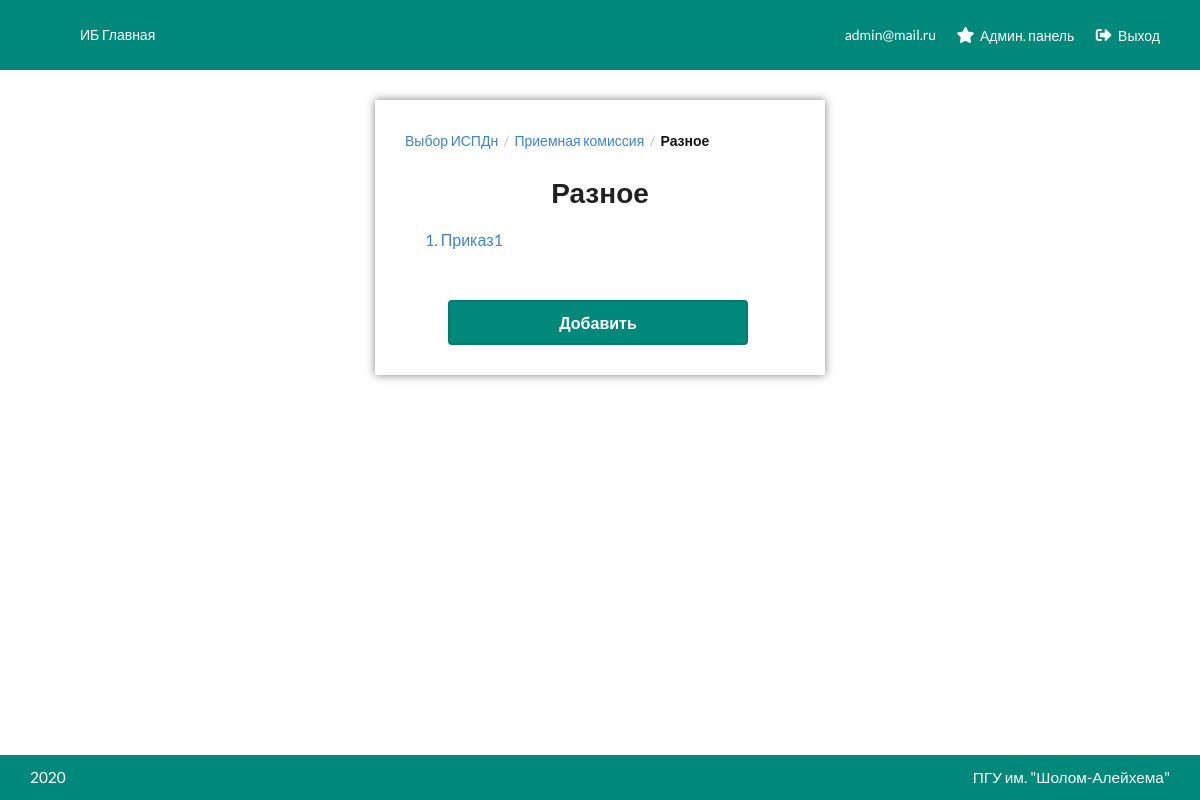
The page /ispdn/1/raznoe/ (signed in) on the database its author committed.
### Accounts/models.py (models this page shows, shortened)
class User(AbstractBaseUser, PermissionsMixin):
    objects = MyUserManager()
    email = models.EmailField(_('email address'), unique=True)
    last_name = models.CharField(max_length=128, verbose_name='Фамилия')
    first_name = models.CharField(max_length=128, verbose_name='Имя')
    surname = models.CharField(max_length=128, verbose_name='Отчество')
    is_staff = models.BooleanField(default=False, verbose_name='Персонал')
    is_active = models.BooleanField(default=True, verbose_name='Активный')
    date_joined = models.DateTimeField(default=timezone.now, verbose_name='Дата регистрации')
    dolzhnost = models.CharField(max_length=64, default='', verbose_name='Должность')
    gr_key = models.CharField(max_length=16, default=None, null=True, blank=True, verbose_name='Графический ключ')
    USERNAME_FIELD = 'email'
    REQUIRED_FIELDS = []
    class Meta:
        ordering = ['id']
        verbose_name = 'Пользователь'
        verbose_name_plural = 'Пользователи'

### Ispdn/models.py (models this page shows, shortened)
class Ispdn(models.Model):
    objects = MyManager()
    nomer = models.CharField(max_length=32, verbose_name='Номер')
    name = models.CharField(max_length=256, verbose_name='Название')
    start_date = models.DateField(null=True, blank=True)
    end_date = models.DateField(null=True, blank=True)
    prikaz = models.ManyToManyField('Prikaz', related_name='ispdns', blank=True)
    instruct = models.ManyToManyField('Instruct', related_name='ispdns', blank=True)
    rukovodstvo = models.ManyToManyField('Rukovodstvo', related_name='ispdns', blank=True)
    polozhenie = models.ManyToManyField('Polozhenie', related_name='ispdns', blank=True)
    po = models.ManyToManyField('ProgOb', related_name='ispdns', blank=True)
    raznoe = models.ManyToManyField('Raznoe', related_name='ispdns', blank=True)
    class Meta:
        verbose_name = 'ИСПДн'
        verbose_name_plural = 'ИСПДн'

class Raznoe(models.Model):
    def content_file_name(instance, filename):
        return ispdn_filename('raznoe', Raznoe, filename)
    objects = MyManager()
    name = models.CharField(max_length=256, verbose_name='Название')
    file = models.FileField(null=True, upload_to=content_file_name)
    class Meta:
        verbose_name = 'Разное'
        verbose_name_plural = "Разное"

### Ispdn/views.py (the view)
# urls.py: path('raznoe/', raznoe, name='raznoe_all'),
def raznoe(request, ispdn_id=None):
    return instance_list(request, ispdn_id, template='Ispdn/TableList/Raznoe.html', model=Raznoe, field_name='raznoe')

### Accounts/templatetags/modified.py (called while the page is built)
def get_value_from_context(context, dots_var, nullable=False):
    c_key = dots_var.split('.')[0]
    try:
        var = context[c_key]
    except KeyError:
        if nullable:
            return None
        raise KeyError('Template context does not exist key: {}'.format(c_key))
    splitted_var = dots_var.split('.')
    if len(splitted_var) > 0:
        attr = '.'.join(splitted_var[1:])
        try:
            value = getattr(var, attr)
        except Exception:
            if nullable:
                return None
            raise AttributeError('Variable {} does not contain attribute {}'.format(splitted_var[0], attr))
    else:
        value = var
    if callable(value):
        value = value()
    return value

### Ispdn/views.py (called while the page is built)
def instance_list(request, ispdn_id, template, model, field_name):
    ispdn = None
    if ispdn_id:
        ispdn = Ispdn.objects.get_or_404(id=ispdn_id)
        instances = getattr(ispdn, field_name).all()
    else:
        instances = model.objects.all()
    ispdns = Ispdn.objects.all()
    return render(request, template, {'instances': instances, 'ispdn': ispdn, 'ispdns': ispdns})

### utils/model_manager.py (called while the page is built)
    def get_or_none(self, **kwargs):
        try:
            return self.get(**kwargs)
        except ObjectDoesNotExist:
            return None

    def get_or_404(self, **kwargs):
        obj = self.get_or_none(**kwargs)
        if obj:
            return obj
        raise Http404

### utils/shortcuts.py (called while the page is built)
def build_url(*args, **kwargs):
    get = kwargs.pop('get', None)
    url = reverse(*args, kwargs=kwargs)
    if get:
        url += '?' + urllib.parse.urlencode(get)
    return url

### templates/Ispdn/TableList/Raznoe.html (shortened to what this page needs)
{% extends 'base.html' %}
{% load modified %}
{% load static %}
{% block content %}
    <div class="ui container">
        <div class="child-center">
            <div class="raznoe cblock">
                <div class="content">
                    <div class="ui breadcrumb">
                        <a href="{% url 'ispdn:select' %}" class="section">Выбор ИСПДн</a>
                        <div class="divider"> /</div>
                        {% if ispdn %}
                            <a href="{% iurl 'ispdn:menu' ispdn_id='ispdn.id' %}" class="section">{{ ispdn.name }}</a>
                            <div class="divider"> /</div>
                        {% endif %}
                        <div class="active section">Разное</div>
                    </div>
                    <h1 class="ui center aligned header">Разное</h1>
                    <div class="items">
                        {% for instance in instances %}
                            <a href="{% iurl 'ispdn:raznoe_download' id='instance.id' %}" class="instance">{{ forloop.counter }}. {{ instance.name }}</a>
                        {% endfor %}
                    </div>
                    <div class="child-center">
                        <a href="{% iurl 'ispdn:raznoe_form' get_source='ispdn.id' %}" class="ui button primary large" style="width: 300px">Добавить</a>
                    </div>
                </div>
            </div>
        </div>
    </div>
{% endblock %}

### templates/navbar.html (shortened to what this page needs)
{% load static %}
<nav>
    <div class="ui container">
        <ul class="left">
            <li><a href="{% url 'main:index' %}">ИБ Главная</a></li>
        </ul>
        {% if request.user.is_authenticated %}
            <ul class="right">
                <li><a>{% if request.user.prepod %}{{ request.user.prepod.fio }}{% else %}
                    {{ request.user.email }}{% endif %}</a></li>
                {% if request.user.is_superuser %}
                    <li><a href="/admin/"><i class="star plus icon"></i>Админ. панель</a></li>
                {% endif %}
                <li><a href="{% url 'accounts:logout' %}"><i class="sign out alternate icon"></i>Выход</a></li>
            </ul>
        {% else %}
            <ul class="right">
                <li><a href="{% url 'accounts:registration' %}"><i class="user plus icon"></i>Регистрация</a></li>
                <li><a href="{% url 'accounts:login' %}"><i class="sign in alternate icon"></i>Вход</a></li>
            </ul>
        {% endif %}
    </div>
</nav>

### static/css/style.css (style rules this page uses)
:root { --color: #151515;--nav-bg-color: #00897b;--nav-color: #ffffff;--nav-item-hover-bg-color: #007b6e;--content-bg-color: #ffffff;--btn-primary-color: #00897b;--btn-primary-hover-color: #007b6e;--btn-primary-active-color: #006d62;--btn-primary-text-color: #ffffff;--menu-active-color: #ccddff;--menu-active-hover-color: #b3ccff;--graphic-key-color: #00897b;--graphic-key-brd-color: #007b6e }
:root body:before { filter:invert(100%) blur(5px) opacity(60%) }
nav { width:100%;height:70px;background-color:var(--nav-bg-color);line-height:70px }
nav div.container { height:100% }
nav div.container ul { margin:0;height:100%;line-height:inherit;display:inline-block;position:relative }
nav div.container ul.left { float:left }
nav div.container ul.right { float:right }
nav div.container ul li { height:100%;line-height:inherit;display:inline-block;position:relative;float:left }
nav div.container ul li:not(.logo) a { display:block;height:100%;line-height:inherit;color:var(--nav-color);padding:0 10px }
nav div.container ul li:not(.logo) a i { margin-right:5px;font-size:16px }
.raznoe { width:100%;max-width:450px }
.raznoe h1 { margin-bottom:0 !important }
.raznoe .items { float:left;position:relative;margin-bottom:30px !important;width:100% }
.raznoe .items a.instance { font-size:16px;display:block;width:100%;position:relative;float:left;padding:10px;margin:10px }
html { padding:0;margin:0;min-height:100% }
body { padding:0;margin:0;color:var(--color) }
body:before { z-index:-3;content:"";position:fixed;top:0;left:0;width:100%;height:100%;background-attachment:fixed;background-repeat:no-repeat;background-size:cover }
body h1 { font-size:3rem }
.ui.container { width:95%;max-width:1280px !important }
.child-center { width:100%;display:flex;justify-content:center }
.cblock { display:block;position:relative;float:left }
.content:not(.no-shadow) { margin:30px 0;background-color:var(--content-bg-color);border-radius:2px;display:block;position:relative;float:left;width:100%;padding:30px;box-shadow:0 0 10px rgba(0,0,0,0.5) }
.ui.button.primary { background-color:var(--btn-primary-color);color:var(--btn-primary-text-color);border-radius:4px;border:solid 2px #007b6e }

### rows shown on the page
User: user.email "admin@mail.ru"
Ispdn: name "Приемная комиссия"
Raznoe: name "Приказ1"
